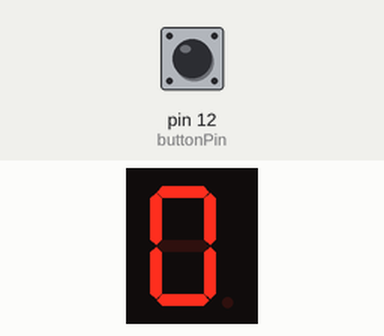
This sketch was run on a simulated Arduino Uno, built with avr-gcc and run on an emulated ATmega328P. Parts: 1-digit seven-segment display. Wiring (inferred from the names in the program): 1-digit 7-segment display, segments lit when LOW: segments pin 2, pin 3, pin 4, pin 5, pin 6, pin 7, pin 8. Inputs (shaded band) come from the test bench; at power-on: pin 12 (buttonPin) HIGH. The segment pins are drawn as the display they are named for.

Above: at 2.8 s.
2.9 s: pin 12 (buttonPin) pulled LOW for 3.2 s
At 6.7 s:
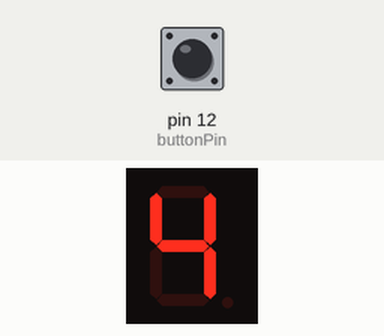
7.6 s: pin 12 (buttonPin) pulled LOW for 1.2 s
At 9.4 s:
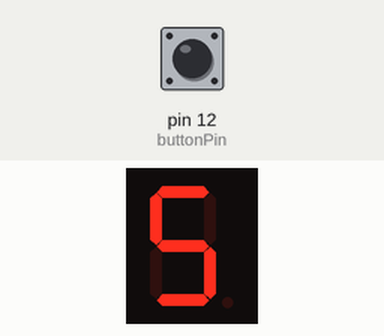
10.3 s: pin 12 (buttonPin) pulled LOW for 1.2 s
At 11.7 s:
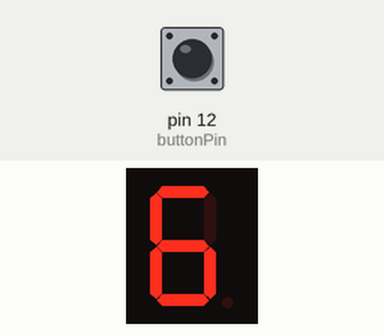
Timing chart, 0 to 13.3 s (numbered marks = the images above; inputs shaded):
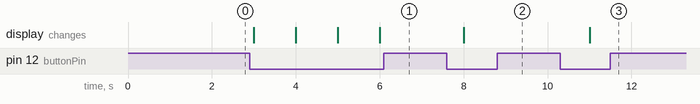

Measured:
- after the input at 2.9 s, the display: first changes after 0.10 s (image 1 shows a later state)
- after the input at 7.6 s, the display: changes after 0.40 s (image 2)
- after the input at 10.3 s, the display: changes after 0.70 s (image 3)

The sketch:

DDLAB_7_segment_display.ino
```cpp
byte seven_seg_digits[10][7] = { { 1,1,1,1,1,1,0 },  // = 0
                                 { 0,1,1,0,0,0,0 },  // = 1
                                 { 1,1,0,1,1,0,1 },  // = 2
                                 { 1,1,1,1,0,0,1 },  // = 3
                                 { 0,1,1,0,0,1,1 },  // = 4
                                 { 1,0,1,1,0,1,1 },  // = 5
                                 { 1,0,1,1,1,1,1 },  // = 6
                                 { 1,1,1,0,0,0,0 },  // = 7
                                 { 1,1,1,1,1,1,1 },  // = 8
                                 { 1,1,1,0,0,1,1 }   // = 9
                             };

const int buttonPin = 12;
int buttonState = 0;
int num = 0;
byte pin_num[7] = {2,3,4,5,6,7,8};

void setup() {
  for(byte pin = 0;pin < 7;pin++){
    pinMode(pin_num[pin],OUTPUT);
  }

  digitalWrite(9, 0);  // 關閉小數點
  digitalWrite(buttonPin,HIGH);
  pinMode(buttonPin,INPUT);
}

void sevenSegWrite(byte digit) {
  byte pin = 2;
  for (byte seg = 0; seg < 7; seg++) {
    digitalWrite(pin, 1 - seven_seg_digits[digit][seg]);
    ++pin;
  }
}

void loop() {

  buttonState = digitalRead(buttonPin);

  if(buttonState == LOW){
     num ++;
    if(num > 9){
       num = 0;
    }
}
  sevenSegWrite(num);
 delay(1000);

}
```
